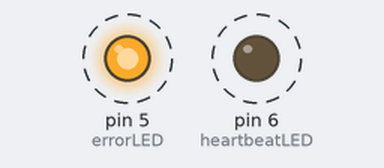
Simulated run of this sketch. Board: Arduino Uno, built with avr-gcc and run on an emulated ATmega328P. Parts: output pins drawn as LEDs (lit = HIGH). Dashed ring = blinking. What the sketch prints to the serial monitor is not drawn.

Above: at 0.5 s.
Timing chart, 0 to 4.6 s (numbered marks = the images above):
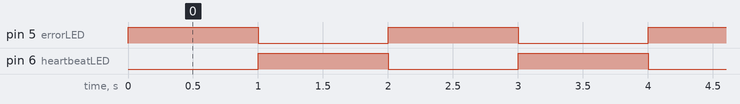

The sketch:

Simple_blink.ino
```cpp
/*
	Tested and functional on MusselTracker board v2
	uploaded via FTDI usb serial chip after burning a
	copy of ATmegaBOOT_168_atmega328_pro_8MHz.hex to the
	chip using the profile laid out in my boards.txt entry
	"Mussel Tracker v2 (8 MHz internal clock)"

	LPM 2015-05-05

*/

const int heartbeatLED = 6;
const int errorLED = 5;

void setup(void){
	Serial.begin(57600);
	Serial.println("Hello world");
	pinMode(heartbeatLED, OUTPUT);
	pinMode(errorLED, OUTPUT);
	digitalWrite(heartbeatLED, HIGH);
}

void loop(void) {
	digitalWrite(heartbeatLED, !digitalRead(heartbeatLED));
	digitalWrite(errorLED, !digitalRead(errorLED));
	delay(1000);
}
```

Measured:
- by itself, pin 5 (errorLED), pin 6 (heartbeatLED): alternates HIGH for 1.0 s and LOW for 1.0 s
